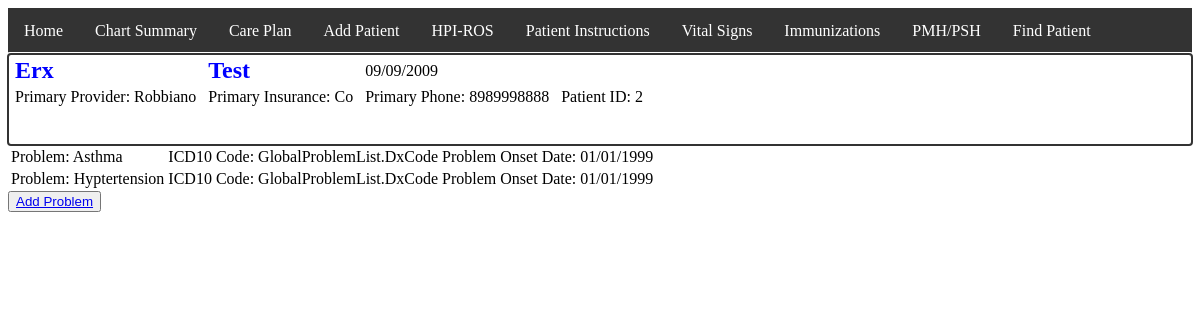
/ChartSummary/2, run on the app's committed database.
### main.py (models this page shows)
class Patients(db.Model):
    id = db.Column(db.Integer, primary_key=True)
    First = db.Column(db.String(40))
    Last = db.Column(db.String(100))
    DateOfBirth = db.Column(db.String(90))
    Age = db.Column(db.Integer)
    Insurance = db.Column(db.String(150))
    PrimaryProvider = db.Column(db.String(50))
    Phone = db.Column(db.String(50))

class PatientProblems(db.Model):
    id = db.Column(db.Integer, primary_key=True)
    DxName = db.Column(db.String(25))
    DxCode = db.Column(db.String(10), nullable=True)
    DxDescription = db.Column(db.String(80), nullable=True)
    DxOnSetDate = db.Column(db.String(10), nullable=True)
    PID = db.Column(db.Integer, db.ForeignKey('patients.id'), autoincrement=True)

### main.py (the view)
@app.route('/ChartSummary/<pid>', methods=['POST', 'GET'])
def ChartSummary(pid):
    patient = Patients.query.filter_by(id=pid)
    patientProblems = PatientProblems.query.filter_by(PID=pid)
    return render_template('chartSummary.html', patient=patient, patientProblems=patientProblems)

### templates/chartSummary.html (shortened to what this page needs)
{% extends "base.html" %}
{% block content %}
    {% for pt in patient %}
    <div id="navBar1">
        <nav>
            <ul>
                <li> <a href="/home/{{ pt.id }}">Home</a></li>
                <li> <a href="/ChartSummary/{{ pt.id }}">Chart Summary</a></li>
                <li> <a href="/CarePlan/{{ pt.id}}">Care Plan</a> </li>
                <li> <a href="/AddPt">Add Patient</a></li>
                <li> <a href="/HPI">HPI-ROS</a></li>
                <li> <a href="/PtInstructions">Patient Instructions</a></li>
                <li> <a href="/VS">Vital Signs</a></li>
                <li> <a href="/Immunizations">Immunizations</a></li>
                <li> <a href="/PMHPSH">PMH/PSH</a></li>
                <li> <a href="/findPatient">Find Patient</a></li>
            </ul>
        </nav>
    </div>
<div class="banner">
<table>
        <tr>
            <td><div class="bannerName"> {{ pt.First }} </div></td>
            <td><div class="bannerName"> {{ pt.Last }} </div></td>
            <td> {{ pt.DateOfBirth }} </td>
        </tr>
        <tr>
            <td> Primary Provider: {{ pt.PrimaryProvider }} </td>
            <td> Primary Insurance: {{ pt.Insurance }} </td>
            <td> Primary Phone: {{ pt.Phone }} </td>
            <td> Patient ID: {{ pt.id }} </td>
        </tr>
    </table> <br> <br>
</div>
<table id="chartSummaryProblemsTable">
    {% for prob in patientProblems %}
    <tr>
        <td>Problem: {{ prob.DxName }}</td>
        <td>ICD10 Code: {{ prob.DxCode }}</td>
        <td>Problem Onset Date: {{ prob.DxOnSetDate }}</td>
    </tr>
    {% endfor %}
</table>
<button id="addProblem"><a href="/AddProblem/{{ pt.id }}"><div class="addProblem">Add Problem</div></a></button>
{% endfor %}
{% endblock %}

### static/style.css (style rules this page uses)
body { background-image: image('/static/logo.png'); }
.banner { outline-style: auto; outline-color: #333333; }
.banner td { padding-left: 5px; padding-right: 5px; }
.banner .bannerName { color: blue; font-size: x-large; font-weight: bold; }
#navBar1 ul { list-style-type: none; margin: 0; padding: 0; overflow: hidden; background-color: #333; }
#chartSummaryProblemsTable { table-border-color-dark: black; }
#navBar1 li { float: left; }
#navBar1 li a { display: block; color: white; text-align: center; padding: 14px 16px; text-decoration: none; }

### data on the page
Patients: First "Erx", Last "Test", DateOfBirth "09/09/2009", PrimaryProvider "Robbiano", Insurance "Co", Phone "8989998888", id "2"
PatientProblems: DxName "Asthma", DxCode "GlobalProblemList.DxCode", DxOnSetDate "01/01/1999"
PatientProblems: DxName "Hyptertension", DxCode "GlobalProblemList.DxCode", DxOnSetDate "01/01/1999"
